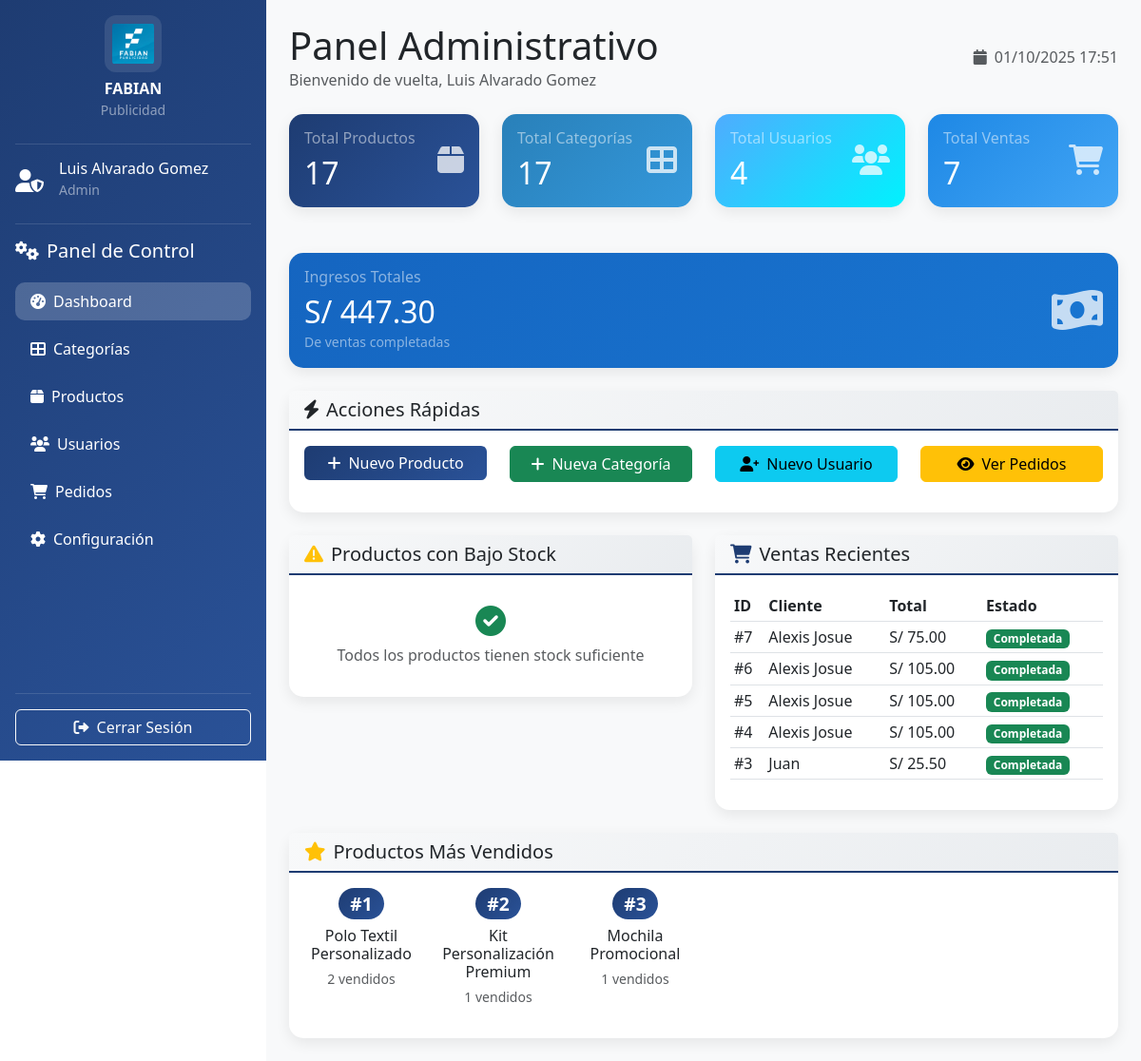
Before: /admin/index.php (signed in) with the older database file.
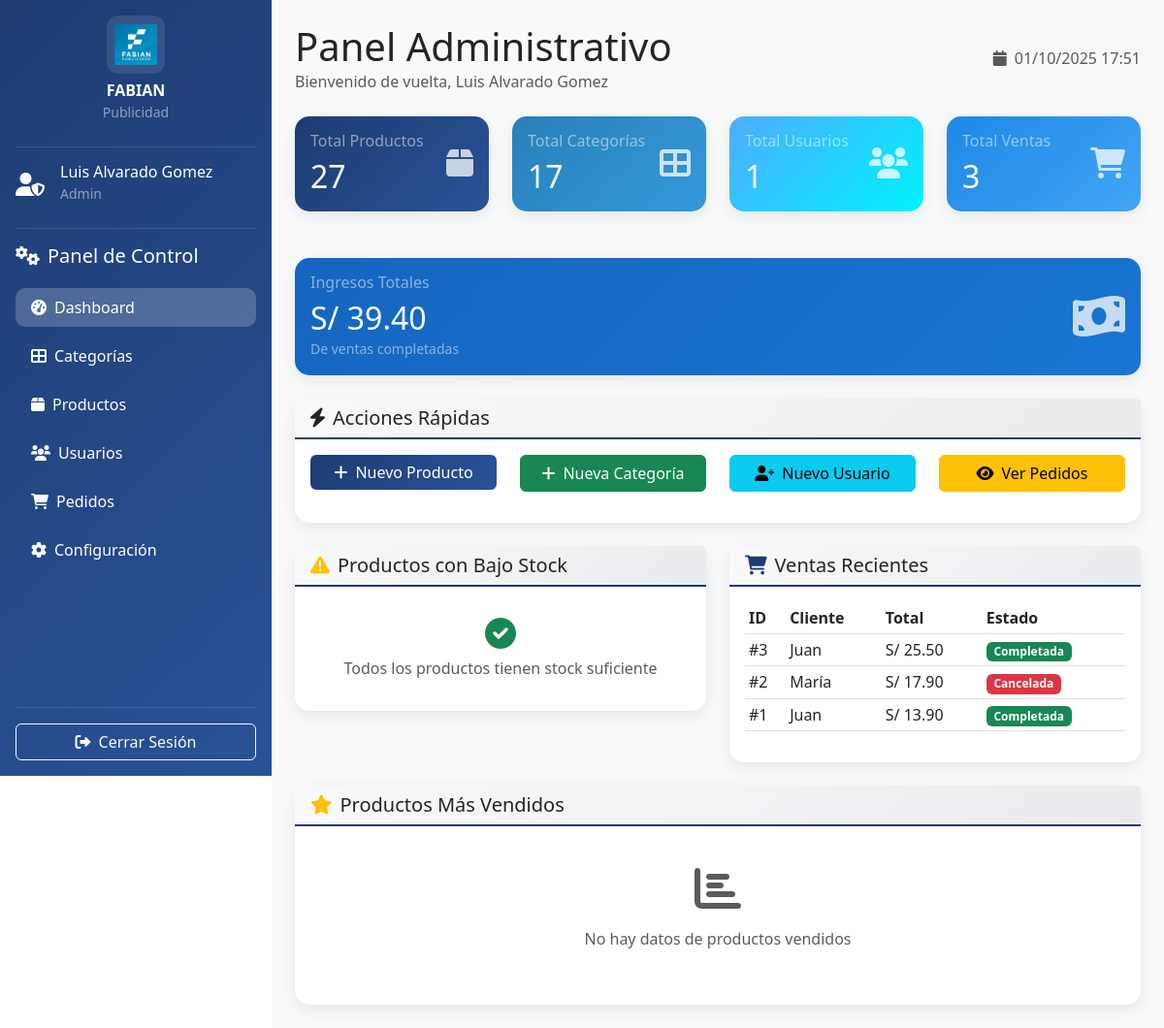
After: the same page with the newer database file.
### tables this page shows
CREATE TABLE `venta` (
  `id_venta` int NOT NULL,
  `id_cliente` int NOT NULL,
  `fecha` timestamp NOT NULL DEFAULT CURRENT_TIMESTAMP,
  `total` decimal(10,2) NOT NULL,
  `estado` enum('pendiente','completada','cancelada') NOT NULL DEFAULT 'completada',
  `metodo_pago` varchar(50) DEFAULT 'efectivo'
);

CREATE TABLE `clientes` (
  `id_cliente` int NOT NULL,
  `nombre` varchar(255) NOT NULL,
  `apellidos` varchar(255) NOT NULL,
  `email` varchar(255) NOT NULL,
  `telefono` varchar(20) DEFAULT NULL,
  `direccion` text,
  `password` varchar(255) NOT NULL,
  `fecha_registro` timestamp NOT NULL DEFAULT CURRENT_TIMESTAMP,
  `foto_perfil` varchar(255) DEFAULT NULL,
  `estado` int NOT NULL DEFAULT '1'
);

### admin/controllers/Dashboard.php (called while the page is built, shortened)
<?php
class Dashboard extends Controller {
    protected $dashboardModel;
    public function __construct() {
        require_once __DIR__ . '/../models/DashboardModel.php';
        $this->dashboardModel = new DashboardModel();
    }
    public function index() {
        $data['title'] = 'Panel Administrativo';
        $data['totalProductos'] = $this->dashboardModel->getTotalProductos();
        $data['totalCategorias'] = $this->dashboardModel->getTotalCategorias();
        $data['totalUsuarios'] = $this->dashboardModel->getTotalUsuarios();
        $data['totalVentas'] = $this->dashboardModel->getTotalVentas();
        $data['totalIngresos'] = $this->dashboardModel->getTotalIngresos();
        $data['productosBajoStock'] = $this->dashboardModel->getProductosBajoStock();
        $data['ventasRecientes'] = $this->dashboardModel->getVentasRecientes();
        $data['productosMasVendidos'] = $this->dashboardModel->getProductosMasVendidos();
        $this->views->getView('admin/dashboard', 'index', $data);
    }
}
?>

### core/Query.php (called while the page is built, shortened)
<?php
class Query extends Conexion {
    private $pdo, $con;
    public function __construct() {
        $this->pdo = new Conexion();
        $this->con = $this->pdo->conect();
    }
    public function selectAll(string $sql, array $datos = []) {
        $result = $this->con->prepare($sql);
        $result->execute($datos);
        return $result->fetchAll(PDO::FETCH_ASSOC);
    }
}
?>

### core/Conexion.php (called while the page is built, shortened)
<?php
class Conexion {
    private $conect;
    public function __construct() {
        $pdo = "mysql:host=" . Config::DB_HOST . ";dbname=" . Config::DB_NAME . ";charset=utf8mb4";
        try {
            $this->conect = new PDO($pdo, Config::DB_USER, Config::DB_PASS);
            $this->conect->setAttribute(PDO::ATTR_ERRMODE, PDO::ERRMODE_EXCEPTION);
        } catch (PDOException $e) {
            echo "Error en la conexión: " . $e->getMessage();
        }
    }
    public function conect() {
        return $this->conect;
    }
}
?>

### admin/models/DashboardModel.php (called while the page is built, shortened)
<?php
class DashboardModel extends Query {
    public function getVentasRecientes($limite = 5) {
        try {
            $limite = intval($limite);
            $sql = "SELECT v.id_venta, v.total, v.fecha, v.estado, c.nombre as cliente
                    FROM venta v
                    LEFT JOIN clientes c ON v.id_cliente = c.id_cliente
                    ORDER BY v.fecha DESC
                    LIMIT $limite";
            $result = $this->selectAll($sql);
            return $result ? $result : [];
        } catch (Exception $e) {
            return [];
        }
    }
}
?>

### admin/views/dashboard/index.php (the view, shortened to what the rows shown need)
<!DOCTYPE html>
<html lang="es">
<head>
    <link href="https://cdn.jsdelivr.net/npm/bootstrap@5.3.0/dist/css/bootstrap.min.css" rel="stylesheet">
    <link href="https://cdnjs.cloudflare.com/ajax/libs/font-awesome/6.0.0/css/all.min.css" rel="stylesheet">
    <link href="<?php echo BASE_URL; ?>admin/assets/admin-style.css" rel="stylesheet">
</head>
<body>
    <div class="content p-4">
        <div class="d-flex justify-content-between align-items-center mb-4">
            <div>
                <h1 class="mb-0"><?php echo $title; ?></h1>
            </div>
        </div>
        <div class="row mb-4">
            <div class="col-xl-3 col-md-6 mb-4">
                <div class="card stat-card">
                    <div class="card-body">
                        <div class="d-flex justify-content-between">
                            <div>
                                <h2 class="mb-0"><?php echo $totalProductos; ?></h2>
                            </div>
                        </div>
                    </div>
                </div>
            </div>
            <div class="col-xl-3 col-md-6 mb-4">
                <div class="card stat-card-2">
                    <div class="card-body">
                        <div class="d-flex justify-content-between">
                            <div>
                                <h2 class="mb-0"><?php echo $totalCategorias; ?></h2>
                            </div>
                        </div>
                    </div>
                </div>
            </div>
            <div class="col-xl-3 col-md-6 mb-4">
                <div class="card stat-card-3">
                    <div class="card-body">
                        <div class="d-flex justify-content-between">
                            <div>
                                <h2 class="mb-0"><?php echo $totalUsuarios; ?></h2>
                            </div>
                        </div>
                    </div>
                </div>
            </div>
            <div class="col-xl-3 col-md-6 mb-4">
                <div class="card stat-card-4">
                    <div class="card-body">
                        <div class="d-flex justify-content-between">
                            <div>
                                <h2 class="mb-0"><?php echo $totalVentas; ?></h2>
                            </div>
                        </div>
                    </div>
                </div>
            </div>
        </div>
        <div class="row mb-4">
            <div class="col-md-12">
                <div class="card" style="background: linear-gradient(135deg, #1565c0 0%, #1976d2 100%); color: white;">
                    <div class="card-body">
                        <div class="d-flex justify-content-between align-items-center">
                            <div>
                                <h2 class="mb-0">S/ <?php echo number_format($totalIngresos, 2); ?></h2>
                            </div>
                        </div>
                    </div>
                </div>
            </div>
        </div>
        <div class="row">
            <div class="col-md-6 mb-4">
                <div class="card">
                    <div class="card-body">
                        <?php if (!empty($ventasRecientes)): ?>
                            <div class="table-responsive">
                                <table class="table table-sm">
                                    <thead>
                                        <tr>
                                            <th>ID</th>
                                            <th>Cliente</th>
                                            <th>Total</th>
                                            <th>Estado</th>
                                        </tr>
                                    </thead>
                                    <tbody>
                                        <?php foreach ($ventasRecientes as $venta): ?>
                                            <tr>
                                                <td>#<?php echo $venta['id_venta']; ?></td>
                                                <td><?php echo htmlspecialchars($venta['cliente'] ?? 'Cliente N/A'); ?></td>
                                                <td>S/ <?php echo number_format($venta['total'], 2); ?></td>
                                                <td>
                                                    <?php
                                                    $badgeClass = 'secondary';
                                                    switch($venta['estado']) {
                                                        case 'completada': $badgeClass = 'success'; break;
                                                        case 'cancelada': $badgeClass = 'danger'; break;
                                                    }
                                                    ?>
                                                    <span class="badge bg-<?php echo $badgeClass; ?>">
                                                        <?php echo ucfirst($venta['estado']); ?>
                                                    </span>
                                                </td>
                                            </tr>
                                        <?php endforeach; ?>
                                    </tbody>
                                </table>
                            </div>
                        <?php endif; ?>
                    </div>
                </div>
            </div>
        </div>
    </div>
</body>
</html>

Changed rows visible on the page:
removed venta: id_venta "7", id_cliente.nombre "Alexis Josue", total "75.00", estado "Completada"
removed venta: id_venta "6", id_cliente.nombre "Alexis Josue", total "105.00", estado "Completada"
removed venta: id_venta "5", id_cliente.nombre "Alexis Josue", total "105.00", estado "Completada"
removed venta: id_venta "4", id_cliente.nombre "Alexis Josue", total "105.00", estado "Completada"
now on this page (row edited): venta: id_venta "2", id_cliente.nombre "María", total "17.90", estado "Cancelada"
now on this page (row unchanged): venta: id_venta "1", id_cliente.nombre "Juan", total "13.90", estado "Completada"
Other visible differences:
$totalProductos: "17" → "27"
$totalUsuarios: "4" → "1"
$totalVentas: "7" → "3"
$totalIngresos: "447.30" → "39.40"
text now shown: "No hay datos de productos vendidos"
list line gone: "# 1 Polo Textil Personalizado 2 vendidos"
list line gone: "# 2 Kit Personalización Premium 1 vendidos"
list line gone: "# 3 Mochila Promocional 1 vendidos"
